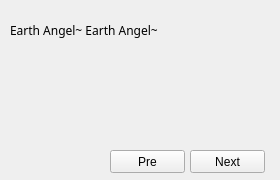
<?xml version="1.0" encoding="UTF-8"?>
<ui version="4.0">
 <class>Form</class>
 <widget class="QWidget" name="Form">
  <property name="geometry">
   <rect>
    <x>0</x>
    <y>0</y>
    <width>280</width>
    <height>180</height>
   </rect>
  </property>
  <property name="sizePolicy">
   <sizepolicy hsizetype="Minimum" vsizetype="Minimum">
    <horstretch>0</horstretch>
    <verstretch>0</verstretch>
   </sizepolicy>
  </property>
  <property name="minimumSize">
   <size>
    <width>280</width>
    <height>180</height>
   </size>
  </property>
  <property name="maximumSize">
   <size>
    <width>280</width>
    <height>180</height>
   </size>
  </property>
  <property name="windowTitle">
   <string>Form</string>
  </property>
  <widget class="QLabel" name="lblMessage">
   <property name="geometry">
    <rect>
     <x>10</x>
     <y>20</y>
     <width>260</width>
     <height>20</height>
    </rect>
   </property>
   <property name="font">
    <font>
     <family>나눔고딕코딩</family>
    </font>
   </property>
   <property name="text">
    <string>Earth Angel~ Earth Angel~</string>
   </property>
  </widget>
  <widget class="QPushButton" name="btnOK">
   <property name="geometry">
    <rect>
     <x>190</x>
     <y>150</y>
     <width>75</width>
     <height>23</height>
    </rect>
   </property>
   <property name="text">
    <string>Next</string>
   </property>
  </widget>
  <widget class="QPushButton" name="btnPOP">
   <property name="geometry">
    <rect>
     <x>110</x>
     <y>150</y>
     <width>75</width>
     <height>23</height>
    </rect>
   </property>
   <property name="text">
    <string>Pre</string>
   </property>
  </widget>
 </widget>
 <resources/>
 <connections/>
</ui>
